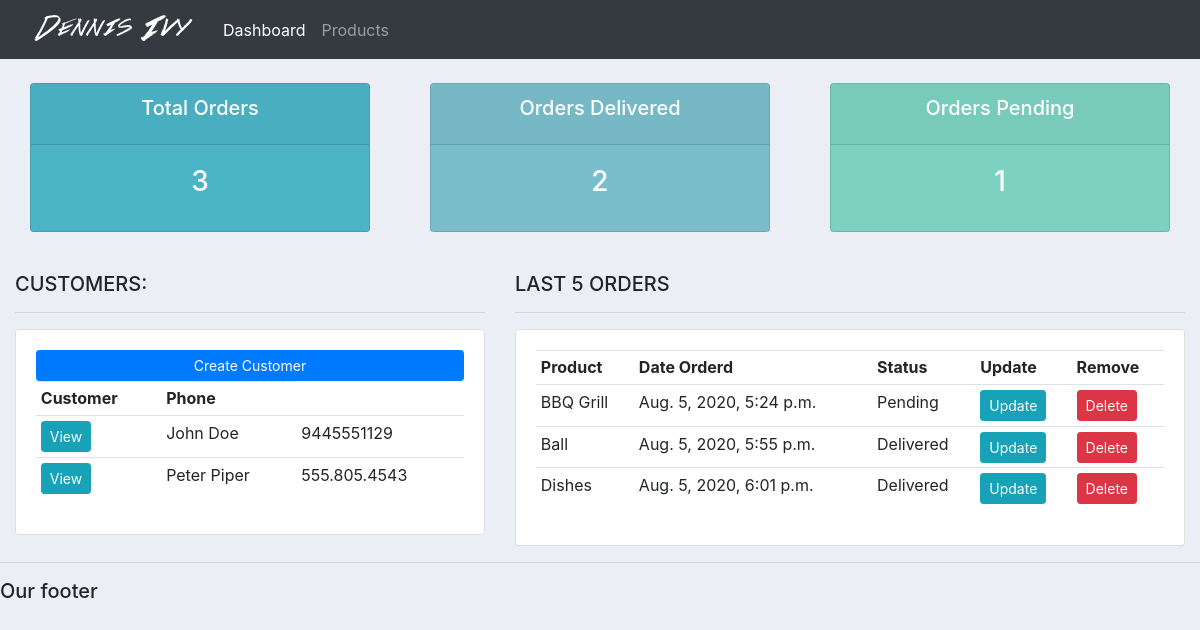
Before: / with the older database file.
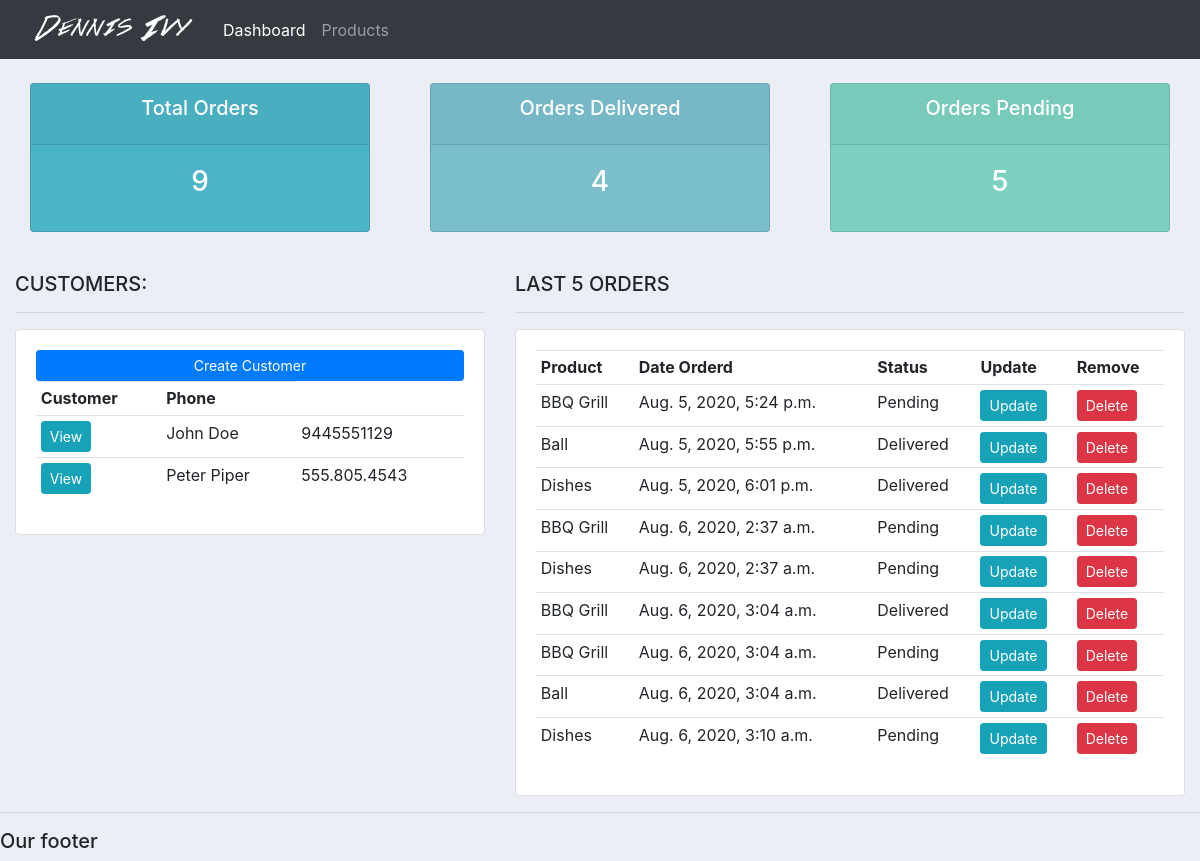
After: the same page with the newer database file.
### accounts/models.py (models this page shows, shortened)
class Customer(models.Model):
	name = models.CharField(max_length=200, null=True)
	phone = models.CharField(max_length=200, null=True)
	email = models.CharField(max_length=200, null=True)
	date_created = models.DateTimeField(auto_now_add=True, null=True)

class Order(models.Model):
	STATUS = (
			('Pending', 'Pending'),
			('Out for delivery', 'Out for delivery'),
			('Delivered', 'Delivered'),
			)
	customer = models.ForeignKey(Customer, null=True, on_delete= models.SET_NULL)
	product = models.ForeignKey(Product, null=True, on_delete= models.SET_NULL)
	date_created = models.DateTimeField(auto_now_add=True, null=True)
	status = models.CharField(max_length=200, null=True, choices=STATUS)

class Product(models.Model):
	CATEGORY = (
			('Indoor', 'Indoor'),
			('Out Door', 'Out Door'),
			)
	name = models.CharField(max_length=200, null=True)
	price = models.FloatField(null=True)
	category = models.CharField(max_length=200, null=True, choices=CATEGORY)
	description = models.CharField(max_length=200, null=True, blank=True)
	date_created = models.DateTimeField(auto_now_add=True, null=True)
	tags = models.ManyToManyField(Tag)
	def __str__(self):
		return self.name

### accounts/views.py (the view)
# urls.py: path('', views.home, name="home"),
def home(request):
	orders = Order.objects.all()
	customers = Customer.objects.all()
	total_customers = customers.count()
	total_orders = orders.count()
	delivered = orders.filter(status='Delivered').count()
	pending = orders.filter(status='Pending').count()
	context = {'orders':orders, 'customers':customers,
	'total_orders':total_orders,'delivered':delivered,
	'pending':pending }
	return render(request, 'accounts/dashboard.html', context)

### accounts/templates/accounts/dashboard.html
{%  extends 'accounts/main.html' %}
{% block content %}
{%  include 'accounts/status.html' %}
<br>
<div class="row">
	<div class="col-md-5">
		<h5>CUSTOMERS:</h5>
		<hr>
		<div class="card card-body">
			<a class="btn btn-primary  btn-sm btn-block" href="">Create Customer</a>
			<table class="table table-sm">
				<tr>
					<th>Customer</th>
					<th>Phone</th>
				</tr>
				{% for customer in customers %}
					<tr>
						<td><a class="btn btn-sm btn-info" href="{% url 'customer' customer.id %}">View</a></td>
						<td>{{customer.name}}</td>
						<td>{{customer.phone}}</td>
					</tr>
				{% endfor %}
			</table>
		</div>
	</div>
	<div class="col-md-7">
		<h5>LAST 5 ORDERS</h5>
		<hr>
		<div class="card card-body">
			<table class="table table-sm">
				<tr>
					<th>Product</th>
					<th>Date Orderd</th>
					<th>Status</th>
					<th>Update</th>
					<th>Remove</th>
				</tr>
				{% for order in orders %}
					<tr>
						<td>{{order.product}}</td>
						<td>{{order.date_created}}</td>
						<td>{{order.status}}</td>
						<td><a class="btn btn-sm btn-info" href="{% url 'update_order' order.id %}">Update</a></td>
						<td><a class="btn btn-sm btn-danger" href="{% url 'delete_order' order.id %}">Delete</a></td>
					</tr>
				{% endfor %}
			</table>
		</div>
	</div>
</div>
{% endblock %}

### accounts/templates/accounts/navbar.html (shortened to what this page needs)
{% load static %}
<nav class="navbar navbar-expand-lg navbar-dark bg-dark">
 <img src="{% static 'images/logo.png' %}">
  <div class="collapse navbar-collapse" id="navbarNav">
    <ul class="navbar-nav">
      <li class="nav-item active">
        <a class="nav-link" href="{% url 'home' %}">Dashboard</a>
      </li>
      <li class="nav-item">
        <a class="nav-link" href="{% url 'products' %}">Products</a>
      </li>
    </ul>
  </div>
</nav>

### accounts/templates/accounts/status.html
<br>
<div class="row">
	<div class="col">
		<div class="col-md">
			<div class="card text-center text-white  mb-3" id="total-orders">
			  	<div class="card-header">
			  		<h5 class="card-title">Total Orders</h5>
			  	</div>
			  	<div class="card-body">
			    	<h3 class="card-title">{{total_orders}}</h3>
			  	</div>
			</div>
		</div>
	</div>
	<div class="col">
		<div class="col-md">
			<div class="card text-center text-white  mb-3" id="orders-delivered">
			  	<div class="card-header">
			  		<h5 class="card-title">Orders Delivered</h5>
			  	</div>
			  	<div class="card-body">
			    	<h3 class="card-title">{{delivered}}</h3>
			  	</div>
			</div>
		</div>
	</div>
	<div class="col">
		<div class="col-md">
			<div class="card text-center text-white  mb-3" id="orders-pending">
			  	<div class="card-header">
			  		<h5 class="card-title">Orders Pending</h5>
			  	</div>
			  	<div class="card-body">
			    	<h3 class="card-title">{{pending}}</h3>
			  	</div>
			</div>
		</div>
	</div>
</div>

### static/css/main.css (style rules this page uses)
body { background-color: #ebeff5; }
#total-orders { background-color: #4cb4c7; }
#orders-delivered { background-color: #7abecc; }
#orders-pending { background-color: #7CD1C0; }

Changed rows visible on the page:
added Order: product "BBQ Grill", date_created "Aug. 6, 2020, 2:37 a.m.", status "Pending"
added Order: product "Dishes", date_created "Aug. 6, 2020, 2:37 a.m.", status "Pending"
added Order: product "BBQ Grill", date_created "Aug. 6, 2020, 3:04 a.m.", status "Delivered"
added Order: product "BBQ Grill", date_created "Aug. 6, 2020, 3:04 a.m.", status "Pending"
added Order: product "Ball", date_created "Aug. 6, 2020, 3:04 a.m.", status "Delivered"
added Order: product "Dishes", date_created "Aug. 6, 2020, 3:10 a.m.", status "Pending"
Other visible differences:
{{ total_orders }}: "3" → "9"
{{ delivered }}: "2" → "4"
{{ pending }}: "1" → "5"
